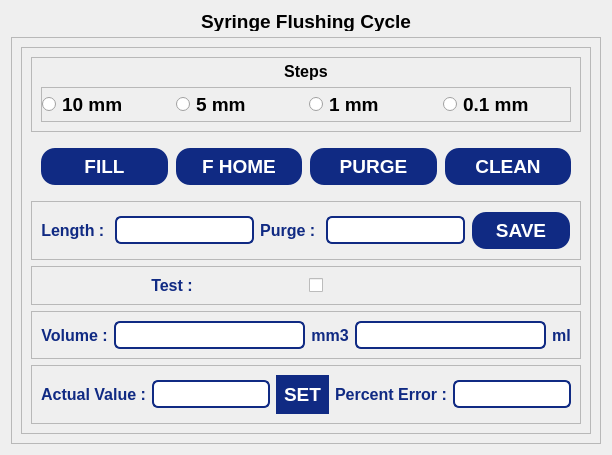
               <widget class="QWidget" name="syringeflushPage">
                <layout class="QVBoxLayout" name="verticalLayout_63">
                 <item>
                  <widget class="QLabel" name="page3Label_5">
                   <property name="minimumSize">
                    <size>
                     <width>0</width>
                     <height>20</height>
                    </size>
                   </property>
                   <property name="maximumSize">
                    <size>
                     <width>16777215</width>
                     <height>20</height>
                    </size>
                   </property>
                   <property name="font">
                    <font>
                     <pointsize>14</pointsize>
                     <bold>true</bold>
                    </font>
                   </property>
                   <property name="text">
                    <string>Syringe Flushing Cycle</string>
                   </property>
                   <property name="alignment">
                    <set>Qt::AlignmentFlag::AlignCenter</set>
                   </property>
                  </widget>
                 </item>
                 <item>
                  <widget class="QFrame" name="syringeFrame">
                   <property name="frameShape">
                    <enum>QFrame::Shape::StyledPanel</enum>
                   </property>
                   <property name="frameShadow">
                    <enum>QFrame::Shadow::Raised</enum>
                   </property>
                   <layout class="QHBoxLayout" name="horizontalLayout_26">
                    <item>
                     <widget class="QFrame" name="syringemidFrame">
                      <property name="frameShape">
                       <enum>QFrame::Shape::StyledPanel</enum>
                      </property>
                      <property name="frameShadow">
                       <enum>QFrame::Shadow::Raised</enum>
                      </property>
                      <layout class="QVBoxLayout" name="verticalLayout_65">
                       <item>
                        <widget class="QFrame" name="stepsFrame_2">
                         <property name="frameShape">
                          <enum>QFrame::Shape::StyledPanel</enum>
                         </property>
                         <property name="frameShadow">
                          <enum>QFrame::Shadow::Raised</enum>
                         </property>
                         <layout class="QVBoxLayout" name="verticalLayout_64">
                          <property name="topMargin">
                           <number>4</number>
                          </property>
                          <item alignment="Qt::AlignmentFlag::AlignTop">
                           <widget class="QLabel" name="label_15">
                            <property name="minimumSize">
                             <size>
                              <width>0</width>
                              <height>15</height>
                             </size>
                            </property>
                            <property name="font">
                             <font>
                              <pointsize>12</pointsize>
                              <bold>true</bold>
                             </font>
                            </property>
                            <property name="text">
                             <string>Steps</string>
                            </property>
                            <property name="alignment">
                             <set>Qt::AlignmentFlag::AlignCenter</set>
                            </property>
                           </widget>
                          </item>
                          <item>
                           <widget class="QFrame" name="frame_13">
                            <property name="sizePolicy">
                             <sizepolicy hsizetype="Expanding" vsizetype="Expanding">
                              <horstretch>0</horstretch>
                              <verstretch>0</verstretch>
                             </sizepolicy>
                            </property>
                            <property name="minimumSize">
                             <size>
                              <width>0</width>
                              <height>35</height>
                             </size>
                            </property>
                            <property name="frameShape">
                             <enum>QFrame::Shape::StyledPanel</enum>
                            </property>
                            <property name="frameShadow">
                             <enum>QFrame::Shadow::Raised</enum>
                            </property>
                            <layout class="QHBoxLayout" name="horizontalLayout_48">
                             <property name="leftMargin">
                              <number>0</number>
                             </property>
                             <property name="topMargin">
                              <number>0</number>
                             </property>
                             <property name="rightMargin">
                              <number>0</number>
                             </property>
                             <property name="bottomMargin">
                              <number>0</number>
                             </property>
                             <item>
                              <widget class="QRadioButton" name="travel10_RadioButton_3">
                               <property name="font">
                                <font>
                                 <pointsize>14</pointsize>
                                 <bold>true</bold>
                                </font>
                               </property>
                               <property name="text">
                                <string>10 mm</string>
                               </property>
                              </widget>
                             </item>
                             <item>
                              <widget class="QRadioButton" name="travel5_RadioButton">
                               <property name="font">
                                <font>
                                 <pointsize>14</pointsize>
                                 <bold>true</bold>
                                </font>
                               </property>
                               <property name="text">
                                <string>5 mm</string>
                               </property>
                              </widget>
                             </item>
                             <item>
                              <widget class="QRadioButton" name="travel1_RadioButton_3">
                               <property name="font">
                                <font>
                                 <pointsize>14</pointsize>
                                 <bold>true</bold>
                                </font>
                               </property>
                               <property name="text">
                                <string>1 mm</string>
                               </property>
                              </widget>
                             </item>
                             <item>
                              <widget class="QRadioButton" name="travel01_RadioButton">
                               <property name="font">
                                <font>
                                 <pointsize>14</pointsize>
                                 <bold>true</bold>
                                </font>
                               </property>
                               <property name="text">
                                <string>0.1 mm</string>
                               </property>
                              </widget>
                             </item>
                            </layout>
                           </widget>
                          </item>
                         </layout>
                        </widget>
                       </item>
                       <item>
                        <widget class="QWidget" name="widget_13" native="true">
                         <layout class="QHBoxLayout" name="horizontalLayout_50">
                          <item>
                           <widget class="QPushButton" name="pgmfillPushButton">
                            <property name="sizePolicy">
                             <sizepolicy hsizetype="Expanding" vsizetype="Expanding">
                              <horstretch>0</horstretch>
                              <verstretch>0</verstretch>
                             </sizepolicy>
                            </property>
                            <property name="maximumSize">
                             <size>
                              <width>350</width>
                              <height>50</height>
                             </size>
                            </property>
                            <property name="font">
                             <font>
                              <pointsize>14</pointsize>
                              <bold>true</bold>
                             </font>
                            </property>
                            <property name="styleSheet">
                             <string notr="true">QPushButton {
	color: rgb(255, 255, 255);	
	background-color: rgb(16, 42, 131);
	border-color: transparent;
	border-style: outset;
	border-radius: 15px;
	border-width: 2px;
	padding: 6px;
}

QPushButton:hover {
	color: rgb(16, 42, 131);
	background-color: rgb(167, 198, 229);
	border-color: rgb(16, 42, 131);
}

QPushButton:disabled {
	background-color: rgb(172, 172, 172);
}</string>
                            </property>
                            <property name="text">
                             <string>FILL</string>
                            </property>
                           </widget>
                          </item>
                          <item>
                           <widget class="QPushButton" name="pgmfillhomePushButton">
                            <property name="sizePolicy">
                             <sizepolicy hsizetype="Expanding" vsizetype="Expanding">
                              <horstretch>0</horstretch>
                              <verstretch>0</verstretch>
                             </sizepolicy>
                            </property>
                            <property name="maximumSize">
                             <size>
                              <width>350</width>
                              <height>50</height>
                             </size>
                            </property>
                            <property name="font">
                             <font>
                              <pointsize>14</pointsize>
                              <bold>true</bold>
                             </font>
                            </property>
                            <property name="styleSheet">
                             <string notr="true">QPushButton {
	color: rgb(255, 255, 255);	
	background-color: rgb(16, 42, 131);
	border-color: transparent;
	border-style: outset;
	border-radius: 15px;
	border-width: 2px;
	padding: 6px;
}

QPushButton:hover {
	color: rgb(16, 42, 131);
	background-color: rgb(167, 198, 229);
	border-color: rgb(16, 42, 131);
}

QPushButton:disabled {
	background-color: rgb(172, 172, 172);
}</string>
                            </property>
                            <property name="text">
                             <string>F HOME</string>
                            </property>
                           </widget>
                          </item>
                          <item>
                           <widget class="QPushButton" name="pgmpurgePushButton">
                            <property name="sizePolicy">
                             <sizepolicy hsizetype="Expanding" vsizetype="Expanding">
                              <horstretch>0</horstretch>
                              <verstretch>0</verstretch>
                             </sizepolicy>
                            </property>
                            <property name="maximumSize">
                             <size>
                              <width>350</width>
                              <height>50</height>
                             </size>
                            </property>
                            <property name="font">
                             <font>
                              <pointsize>14</pointsize>
                              <bold>true</bold>
                             </font>
                            </property>
                            <property name="styleSheet">
                             <string notr="true">QPushButton {
	color: rgb(255, 255, 255);	
	background-color: rgb(16, 42, 131);
	border-color: transparent;
	border-style: outset;
	border-radius: 15px;
	border-width: 2px;
	padding: 6px;
}

QPushButton:hover {
	color: rgb(16, 42, 131);
	background-color: rgb(167, 198, 229);
	border-color: rgb(16, 42, 131);
}

QPushButton:disabled {
	background-color: rgb(172, 172, 172);
}</string>
                            </property>
                            <property name="text">
                             <string>PURGE</string>
                            </property>
                           </widget>
                          </item>
                          <item>
                           <widget class="QPushButton" name="pgmcleanPushButton">
                            <property name="sizePolicy">
                             <sizepolicy hsizetype="Expanding" vsizetype="Expanding">
                              <horstretch>0</horstretch>
                              <verstretch>0</verstretch>
                             </sizepolicy>
                            </property>
                            <property name="maximumSize">
                             <size>
                              <width>350</width>
                              <height>50</height>
                             </size>
                            </property>
                            <property name="font">
                             <font>
                              <pointsize>14</pointsize>
                              <bold>true</bold>
                             </font>
                            </property>
                            <property name="styleSheet">
                             <string notr="true">QPushButton {
	color: rgb(255, 255, 255);	
	background-color: rgb(16, 42, 131);
	border-color: transparent;
	border-style: outset;
	border-radius: 15px;
	border-width: 2px;
	padding: 6px;
}

QPushButton:hover {
	color: rgb(16, 42, 131);
	background-color: rgb(167, 198, 229);
	border-color: rgb(16, 42, 131);
}

QPushButton:disabled {
	background-color: rgb(172, 172, 172);
}</string>
                            </property>
                            <property name="text">
                             <string>CLEAN</string>
                            </property>
                           </widget>
                          </item>
                         </layout>
                        </widget>
                       </item>
                       <item>
                        <widget class="QFrame" name="frame_11">
                         <property name="frameShape">
                          <enum>QFrame::Shape::StyledPanel</enum>
                         </property>
                         <property name="frameShadow">
                          <enum>QFrame::Shadow::Raised</enum>
                         </property>
                         <layout class="QHBoxLayout" name="horizontalLayout_52">
                          <item>
                           <widget class="QLabel" name="label_39">
                            <property name="minimumSize">
                             <size>
                              <width>0</width>
                              <height>15</height>
                             </size>
                            </property>
                            <property name="font">
                             <font>
                              <pointsize>12</pointsize>
                              <bold>true</bold>
                             </font>
                            </property>
                            <property name="styleSheet">
                             <string notr="true">QLabel {
    color: rgb(16, 42, 131);
}</string>
                            </property>
                            <property name="text">
                             <string>Length : </string>
                            </property>
                            <property name="alignment">
                             <set>Qt::AlignmentFlag::AlignCenter</set>
                            </property>
                           </widget>
                          </item>
                          <item>
                           <widget class="QLineEdit" name="extlenghtLineEdit">
                            <property name="styleSheet">
                             <string notr="true">QLineEdit {
    border: 2px solid #102a83;
    border-radius: 6px;       /* Optional: for rounded corners */
    padding: 4px;             /* Optional: inner spacing */
    color: #102a83;           /* Text color inside the line edit */
}
</string>
                            </property>
                           </widget>
                          </item>
                          <item>
                           <widget class="QLabel" name="label_42">
                            <property name="minimumSize">
                             <size>
                              <width>0</width>
                              <height>15</height>
                             </size>
                            </property>
                            <property name="font">
                             <font>
                              <pointsize>12</pointsize>
                              <bold>true</bold>
                             </font>
                            </property>
                            <property name="styleSheet">
                             <string notr="true">QLabel {
    color: rgb(16, 42, 131);
}</string>
                            </property>
                            <property name="text">
                             <string>Purge : </string>
                            </property>
                            <property name="alignment">
                             <set>Qt::AlignmentFlag::AlignCenter</set>
                            </property>
                           </widget>
                          </item>
                          <item>
                           <widget class="QLineEdit" name="extpurgeLineEdit">
                            <property name="styleSheet">
                             <string notr="true">QLineEdit {
    border: 2px solid #102a83;
    border-radius: 6px;       /* Optional: for rounded corners */
    padding: 4px;             /* Optional: inner spacing */
    color: #102a83;           /* Text color inside the line edit */
}
</string>
                            </property>
                           </widget>
                          </item>
                          <item>
                           <widget class="QPushButton" name="extsavePushButton">
                            <property name="enabled">
                             <bool>true</bool>
                            </property>
                            <property name="sizePolicy">
                             <sizepolicy hsizetype="Expanding" vsizetype="Expanding">
                              <horstretch>0</horstretch>
                              <verstretch>0</verstretch>
                             </sizepolicy>
                            </property>
                            <property name="maximumSize">
                             <size>
                              <width>100</width>
                              <height>50</height>
                             </size>
                            </property>
                            <property name="font">
                             <font>
                              <pointsize>14</pointsize>
                              <bold>true</bold>
                             </font>
                            </property>
                            <property name="styleSheet">
                             <string notr="true">QPushButton {
	color: rgb(255, 255, 255);	
	background-color: rgb(16, 42, 131);
	border-color: transparent;
	border-style: outset;
	border-radius: 15px;
	border-width: 2px;
	padding: 6px;
}

QPushButton:hover {
	color: rgb(16, 42, 131);
	background-color: rgb(167, 198, 229);
	border-color: rgb(16, 42, 131);
}

QPushButton:disabled {
	background-color: rgb(172, 172, 172);
}</string>
                            </property>
                            <property name="text">
                             <string>SAVE</string>
                            </property>
                           </widget>
                          </item>
                         </layout>
                        </widget>
                       </item>
                       <item>
                        <widget class="QFrame" name="frame_14">
                         <property name="frameShape">
                          <enum>QFrame::Shape::StyledPanel</enum>
                         </property>
                         <property name="frameShadow">
                          <enum>QFrame::Shadow::Raised</enum>
                         </property>
                         <layout class="QHBoxLayout" name="horizontalLayout_53">
                          <item>
                           <widget class="QLabel" name="userLabel_2">
                            <property name="font">
                             <font>
                              <pointsize>12</pointsize>
                              <bold>true</bold>
                             </font>
                            </property>
                            <property name="styleSheet">
                             <string notr="true">QLabel {
    color: rgb(16, 42, 131);
    font-weight: bold;
}</string>
                            </property>
                            <property name="text">
                             <string>Test :</string>
                            </property>
                            <property name="alignment">
                             <set>Qt::AlignmentFlag::AlignCenter</set>
                            </property>
                           </widget>
                          </item>
                          <item>
                           <widget class="QCheckBox" name="testCheckBox">
                            <property name="text">
                             <string/>
                            </property>
                           </widget>
                          </item>
                         </layout>
                        </widget>
                       </item>
                       <item>
                        <widget class="QFrame" name="frame_15">
                         <property name="frameShape">
                          <enum>QFrame::Shape::StyledPanel</enum>
                         </property>
                         <property name="frameShadow">
                          <enum>QFrame::Shadow::Raised</enum>
                         </property>
                         <layout class="QHBoxLayout" name="horizontalLayout_60">
                          <item>
                           <widget class="QLabel" name="userLabel_3">
                            <property name="font">
                             <font>
                              <pointsize>12</pointsize>
                              <bold>true</bold>
                             </font>
                            </property>
                            <property name="styleSheet">
                             <string notr="true">QLabel {
    color: rgb(16, 42, 131);
    font-weight: bold;
}</string>
                            </property>
                            <property name="text">
                             <string>Volume :</string>
                            </property>
                            <property name="alignment">
                             <set>Qt::AlignmentFlag::AlignCenter</set>
                            </property>
                           </widget>
                          </item>
                          <item>
                           <widget class="QLineEdit" name="volumemmLineEdit">
                            <property name="styleSheet">
                             <string notr="true">QLineEdit {
    border: 2px solid #102a83;
    border-radius: 6px;       /* Optional: for rounded corners */
    padding: 4px;             /* Optional: inner spacing */
    color: #102a83;           /* Text color inside the line edit */
}
</string>
                            </property>
                           </widget>
                          </item>
                          <item>
                           <widget class="QLabel" name="userLabel_4">
                            <property name="font">
                             <font>
                              <pointsize>12</pointsize>
                              <bold>true</bold>
                             </font>
                            </property>
                            <property name="styleSheet">
                             <string notr="true">QLabel {
    color: rgb(16, 42, 131);
    font-weight: bold;
}</string>
                            </property>
                            <property name="text">
                             <string>mm3</string>
                            </property>
                            <property name="alignment">
                             <set>Qt::AlignmentFlag::AlignCenter</set>
                            </property>
                           </widget>
                          </item>
                          <item>
                           <widget class="QLineEdit" name="volumemlLineEdit">
                            <property name="styleSheet">
                             <string notr="true">QLineEdit {
    border: 2px solid #102a83;
    border-radius: 6px;       /* Optional: for rounded corners */
    padding: 4px;             /* Optional: inner spacing */
    color: #102a83;           /* Text color inside the line edit */
}
</string>
                            </property>
                           </widget>
                          </item>
                          <item>
                           <widget class="QLabel" name="userLabel_5">
                            <property name="font">
                             <font>
                              <pointsize>12</pointsize>
                              <bold>true</bold>
                             </font>
                            </property>
                            <property name="styleSheet">
                             <string notr="true">QLabel {
    color: rgb(16, 42, 131);
    font-weight: bold;
}</string>
                            </property>
                            <property name="text">
                             <string>ml</string>
                            </property>
                            <property name="alignment">
                             <set>Qt::AlignmentFlag::AlignCenter</set>
                            </property>
                           </widget>
                          </item>
                         </layout>
                        </widget>
                       </item>
                       <item>
                        <widget class="QFrame" name="frame_16">
                         <property name="frameShape">
                          <enum>QFrame::Shape::StyledPanel</enum>
                         </property>
                         <property name="frameShadow">
                          <enum>QFrame::Shadow::Raised</enum>
                         </property>
                         <layout class="QHBoxLayout" name="horizontalLayout_54">
                          <item>
                           <widget class="QLabel" name="userLabel_6">
                            <property name="font">
                             <font>
                              <pointsize>12</pointsize>
                              <bold>true</bold>
                             </font>
                            </property>
                            <property name="styleSheet">
                             <string notr="true">QLabel {
    color: rgb(16, 42, 131);
    font-weight: bold;
}</string>
                            </property>
                            <property name="text">
                             <string>Actual Value :</string>
                            </property>
                            <property name="alignment">
                             <set>Qt::AlignmentFlag::AlignCenter</set>
                            </property>
                           </widget>
                          </item>
                          <item>
                           <widget class="QLineEdit" name="actvalueLineEdit">
                            <property name="styleSheet">
                             <string notr="true">QLineEdit {
    border: 2px solid #102a83;
    border-radius: 6px;       /* Optional: for rounded corners */
    padding: 4px;             /* Optional: inner spacing */
    color: #102a83;           /* Text color inside the line edit */
}
</string>
                            </property>
                           </widget>
                          </item>
                          <item>
                           <widget class="QPushButton" name="actvaluesetPushButton">
                            <property name="minimumSize">
                             <size>
                              <width>0</width>
                              <height>0</height>
                             </size>
                            </property>
                            <property name="font">
                             <font>
                              <pointsize>14</pointsize>
                              <bold>true</bold>
                             </font>
                            </property>
                            <property name="styleSheet">
                             <string notr="true">QPushButton {
	color: rgb(255, 255, 255);	
	background-color: rgb(16, 42, 131);
	border-color: transparent;
	border-style: outset;
	border-radius: 20px;
	border-width: 2px;
	padding: 6px;
}

QPushButton:hover {
	color: rgb(16, 42, 131);
	background-color: rgb(167, 198, 229);
	border-color: rgb(16, 42, 131);
}

QPushButton:disabled {
	background-color: rgb(172, 172, 172);
}</string>
                            </property>
                            <property name="text">
                             <string>SET</string>
                            </property>
                           </widget>
                          </item>
                          <item>
                           <widget class="QLabel" name="userLabel_7">
                            <property name="font">
                             <font>
                              <pointsize>12</pointsize>
                              <bold>true</bold>
                             </font>
                            </property>
                            <property name="styleSheet">
                             <string notr="true">QLabel {
    color: rgb(16, 42, 131);
    font-weight: bold;
}</string>
                            </property>
                            <property name="text">
                             <string>Percent Error :</string>
                            </property>
                            <property name="alignment">
                             <set>Qt::AlignmentFlag::AlignCenter</set>
                            </property>
                           </widget>
                          </item>
                          <item>
                           <widget class="QLineEdit" name="percenterrorLineEdit">
                            <property name="styleSheet">
                             <string notr="true">QLineEdit {
    border: 2px solid #102a83;
    border-radius: 6px;       /* Optional: for rounded corners */
    padding: 4px;             /* Optional: inner spacing */
    color: #102a83;           /* Text color inside the line edit */
}
</string>
                            </property>
                           </widget>
                          </item>
                         </layout>
                        </widget>
                       </item>
                      </layout>
                     </widget>
                    </item>
                   </layout>
                  </widget>
                 </item>
                </layout>
               </widget>
